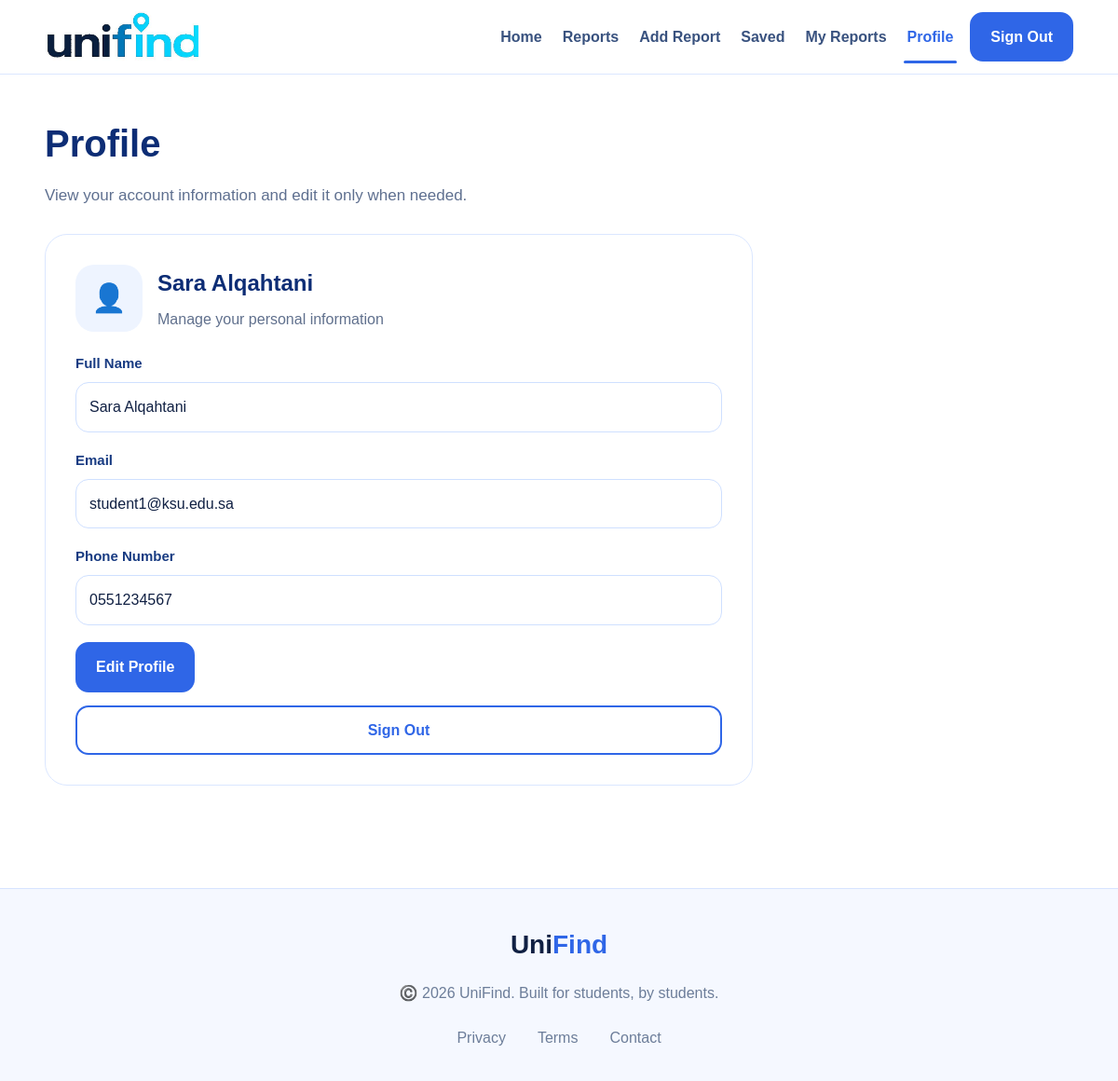
The app's page /profile.php (signed in) with its own data.
### tables this page shows
CREATE TABLE `users` (
  `userID` int(11) NOT NULL,
  `firstName` varchar(50) NOT NULL,
  `lastName` varchar(50) NOT NULL,
  `email` varchar(100) NOT NULL,
  `password` varchar(255) NOT NULL,
  `phone` varchar(15) DEFAULT NULL
);

### profile.php (the view, shortened to what this page needs)
<?php
include 'db.php';
$userID = $_SESSION['userID'];
$stmt = $conn->prepare("SELECT firstName, lastName, email, phone FROM users WHERE userID = ?");
$stmt->bind_param("i", $userID);
$stmt->execute();
$result = $stmt->get_result();
$user = $result->fetch_assoc();
$fullName = trim($user['firstName'] . " " . $user['lastName']);
$displayName = $_POST['profileName'] ?? $fullName;
$displayEmail = $_POST['profileEmail'] ?? $user['email'];
$displayPhone = $_POST['profilePhone'] ?? $user['phone'];
?>
<!doctype html>
<html lang="en">
  <head>
    <link rel="stylesheet" href="styles.css" />
  </head>
  <body data-page="profile">
    <header class="main-header">
      <div class="container navbar">
        <a href="index.php" class="logo">
          <img src="images/logo.jpeg" alt="Unified Logo" class="logo-rect" />
        </a>
        <nav class="nav-links nav-links-full">
          <a href="index.php" class="nav-link-text">Home</a>
          <a href="reports.php" class="nav-link-text">Reports</a>
          <a href="add-report.php" class="nav-link-text">Add Report</a>
          <a href="saved.php" class="nav-link-text">Saved</a>
          <a href="my-reports.php" class="nav-link-text">My Reports</a>
          <a href="profile.php" class="nav-link-text active-link">Profile</a>
          <a href="logout.php" class="nav-btn primary-btn">Sign Out</a>
        </nav>
      </div>
    </header>
    <main class="form-page">
      <div class="container">
        <div class="page-heading">
          <h1>Profile</h1>
          <p>View your account information and edit it only when needed.</p>
        </div>
        <div class="form-card profile-card">
          <div class="profile-top">
            <div class="profile-avatar">👤</div>
            <div>
              <h2 id="profileDisplayName"><?php echo htmlspecialchars($displayName); ?></h2>
              <p class="profile-subtext">Manage your personal information</p>
            </div>
          </div>
          <form id="profileForm" method="POST" action="profile.php">
            <div class="form-group">
              <label for="profileName">Full Name</label>
              <input
                type="text"
                id="profileName"
                name="profileName"
                value="<?php echo htmlspecialchars($displayName); ?>"
                disabled
                required
              />
            </div>
            <div class="form-group">
              <label for="profileEmail">Email</label>
              <input
                type="email"
                id="profileEmail"
                name="profileEmail"
                value="<?php echo htmlspecialchars($displayEmail); ?>"
                disabled
                required
              />
            </div>
            <div class="form-group">
              <label for="profilePhone">Phone Number</label>
              <input
                type="text"
                id="profilePhone"
                name="profilePhone"
                value="<?php echo htmlspecialchars($displayPhone); ?>"
                disabled
                required
              />
            </div>
            <div class="profile-actions">
              <button type="button" id="editProfileBtn" class="primary-btn">
                Edit Profile
              </button>
            </div>
          </form>
          <a href="logout.php" class="secondary-btn form-btn logout-btn">
            Sign Out
          </a>
        </div>
      </div>
    </main>
    <footer class="site-footer clean-footer">
      <div class="container clean-footer-content">
        <h3>
          <span class="footer-dark">Uni</span><span class="footer-blue">Find</span>
        </h3>
        <p>©️ 2026 UniFind. Built for students, by students.</p>
        <div class="clean-footer-links">
          <a href="#">Privacy</a>
          <a href="#">Terms</a>
          <a href="#">Contact</a>
        </div>
      </div>
    </footer>
  </body>
</html>

### styles.css (style rules this page uses)
* { box-sizing: border-box; }
html { scroll-behavior: smooth; }
body { margin: 0; font-family: Arial, sans-serif; background: #ffffff; color: #102043; line-height: 1.6; }
a { text-decoration: none; color: inherit; }
img { display: block; max-width: 100%; }
button, input, select, textarea { font: inherit; }
.container { width: min(1120px, 92%); margin: 0 auto; }
.main-header { background: #ffffff; border-bottom: 1px solid #dbe7ff; position: sticky; top: 0; z-index: 1000; }
.navbar { min-height: 78px; display: flex; align-items: center; justify-content: space-between; gap: 20px; padding: 12px 0; }
.nav-links { display: flex; align-items: center; gap: 14px; flex-wrap: wrap; }
.nav-links-full { justify-content: flex-end; }
.page-heading { margin-bottom: 28px; }
.page-heading h1 { margin: 0 0 10px; font-size: 40px; color: #0d2d75; font-weight: 800; }
.page-heading p { margin: 0; color: #5f7090; font-size: 17px; max-width: 760px; }
.auth-page, .form-page, .reports-page, .details-page, .admin-page { padding: 42px 0 60px; }
.logo { display: flex; align-items: center; gap: 14px; }
.primary-btn, .secondary-btn, .nav-btn, .form-btn, .card-btn { border: none; border-radius: 14px; padding: 12px 20px; cursor: pointer; display: inline-flex; align-items: center; justify-content: center; font-weight: 700; transition: 0.2s ease; }
.primary-btn { background: #2f66e7; color: #ffffff; }
.secondary-btn { background: #ffffff; border: 2px solid #d8e5ff; color: #102043; }
.nav-btn { min-width: 100px; }
.form-btn { width: 100%; margin-top: 10px; }
.nav-link-text { color: #39527f; font-weight: 600; padding: 8px 4px; position: relative; }
.active-link { color: #2f66e7; }
.active-link::after { content: ""; position: absolute; right: 0; left: 0; bottom: -8px; height: 3px; border-radius: 999px; background: #2f66e7; }
.info-card, .landing-card, .feature-item, .feature-card, .admin-card, .form-card, .report-card, .details-card, .filters-box, .cta-box { background: #ffffff; border: 1px solid #dbe7ff; border-radius: 24px; }
.auth-card, .form-card { background: #ffffff; border: 1px solid #dbe7ff; border-radius: 24px; padding: 32px; width: 100%; }
.form-card { max-width: 580px; }
.form-group { margin-bottom: 18px; }
label { display: block; margin-bottom: 8px; color: #183b82; font-weight: 700; font-size: 15px; }
input, select, textarea { width: 100%; border: 1px solid #cfe0ff; background: #ffffff; color: #102043; border-radius: 14px; padding: 13px 14px; outline: none; transition: 0.2s ease; }
input::placeholder, textarea::placeholder { color: #93a1ba; }
.logout-btn { margin-top: 14px; }
.primary-btn, .nav-btn.primary-btn { background: #2f66e7; color: #ffffff; border: 2px solid #2f66e7; }
.secondary-btn, .nav-btn.secondary-btn { background: #ffffff; color: #2f66e7; border: 2px solid #2f66e7; }
.site-footer { margin-top: 40px; border-top: 1px solid #dbe7ff; background: #ffffff; }
.profile-card { max-width: 760px; }
.profile-top { display: flex; align-items: center; gap: 16px; margin-bottom: 22px; }
.profile-avatar { width: 72px; height: 72px; border-radius: 20px; background: #eef4ff; display: grid; place-items: center; font-size: 30px; }
.profile-top h2 { margin: 0 0 6px; color: #0d2d75; }
.profile-subtext { margin: 0; color: #60708d; }
.profile-actions { display: flex; gap: 12px; flex-wrap: wrap; margin-top: 10px; }
.clean-footer { background: #ffffff; border-top: 1px solid #dbe7ff; margin-top: 50px; }
.clean-footer-content { text-align: center; padding: 38px 0 34px; }
.clean-footer-content h3 { margin: 0 0 16px; font-size: 28px; font-weight: 800; }
.footer-dark { color: #102043; }
.footer-blue { color: #2f66e7; }
.clean-footer-content p { margin: 0 0 22px; color: #6c7d99; font-size: 16px; }
.clean-footer-links { display: flex; justify-content: center; gap: 34px; flex-wrap: wrap; }
.clean-footer-links a { color: #6c7d99; font-size: 16px; font-weight: 500; }
.clean-footer { background: #f5f8ff; border-top: 1px solid #d6e3ff; margin-top: 50px; }
.logo-rect { height: 55px; width: auto; object-fit: contain; display: block; }

### records on screen
users: displayName "Sara Alqahtani", profileName "Sara Alqahtani", profileEmail "student1@ksu.edu.sa", profilePhone "0551234567"
